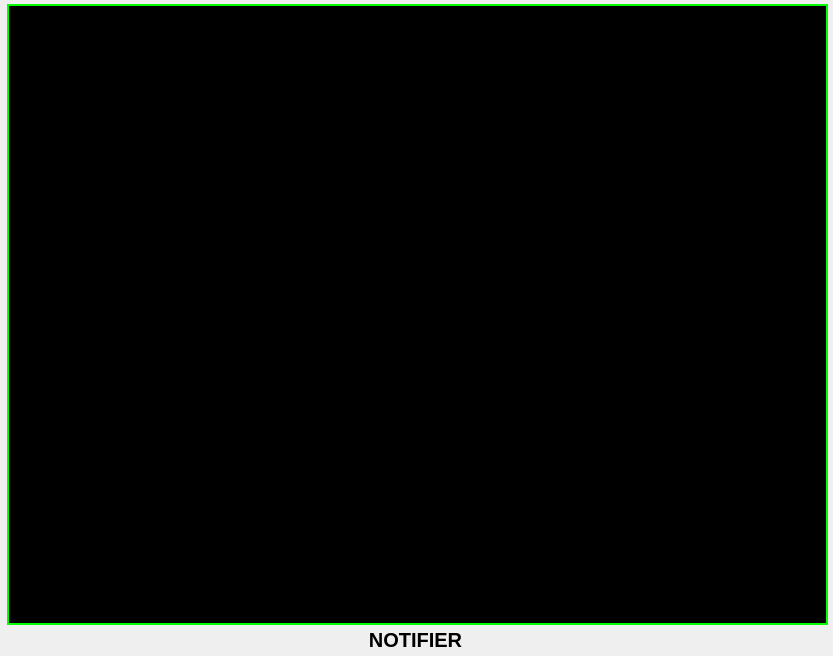
<?xml version="1.0" encoding="UTF-8"?>
<ui version="4.0">
 <class>Tracker</class>
 <widget class="QWidget" name="Tracker">
  <property name="geometry">
   <rect>
    <x>0</x>
    <y>0</y>
    <width>833</width>
    <height>656</height>
   </rect>
  </property>
  <property name="windowTitle">
   <string>Tracker</string>
  </property>
  <widget class="QLabel" name="VideoLabel">
   <property name="geometry">
    <rect>
     <x>7</x>
     <y>4</y>
     <width>821</width>
     <height>621</height>
    </rect>
   </property>
   <property name="minimumSize">
    <size>
     <width>800</width>
     <height>600</height>
    </size>
   </property>
   <property name="styleSheet">
    <string notr="true">QLabel {
	background-color: #000;
	border: 2px solid #0f0;
}</string>
   </property>
   <property name="text">
    <string>TextLabel</string>
   </property>
  </widget>
  <widget class="QLabel" name="label">
   <property name="geometry">
    <rect>
     <x>20</x>
     <y>624</y>
     <width>791</width>
     <height>31</height>
    </rect>
   </property>
   <property name="font">
    <font>
     <pointsize>15</pointsize>
     <weight>75</weight>
     <bold>true</bold>
    </font>
   </property>
   <property name="text">
    <string>NOTIFIER</string>
   </property>
   <property name="alignment">
    <set>Qt::AlignCenter</set>
   </property>
  </widget>
 </widget>
 <resources/>
 <connections/>
</ui>
